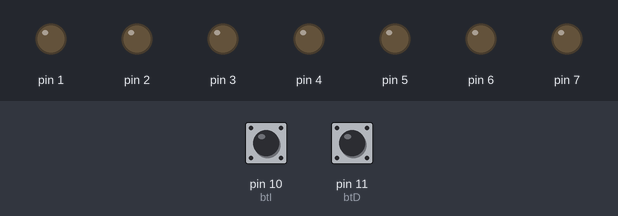
Bench run of a sketch on a simulated Arduino Uno, built with avr-gcc and run on an emulated ATmega328P. Parts: output pins drawn as LEDs (lit = HIGH). Dashed ring = blinking. The inputs (shaded band) are chosen by the test bench; at power-on: pin 10 (btI) HIGH, pin 11 (btD) HIGH.

Above: at 1.2 s.
1.3 s: pin 10 (btI) pulled LOW for 1 s
At 2.7 s:
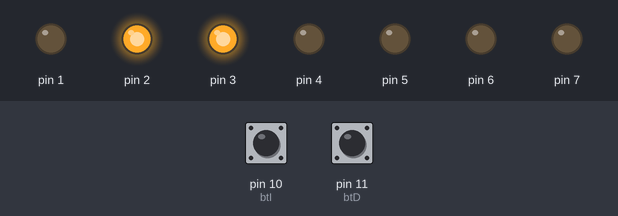
3.8 s: pin 10 (btI) pulled LOW for 0.15 s
At 5.3 s:
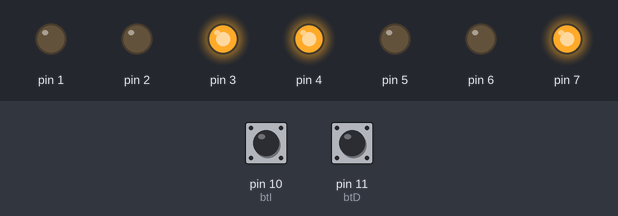
5.6 s: pin 10 (btI) pulled LOW for 0.15 s
At 6.6 s:
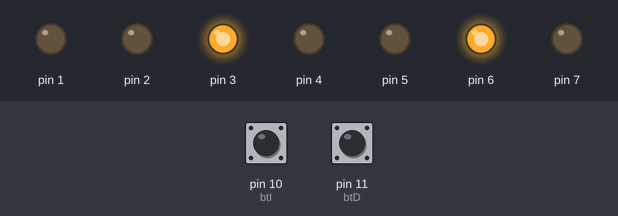
7.4 s: pin 10 (btI) pulled LOW for 3.2 s
At 9.4 s:
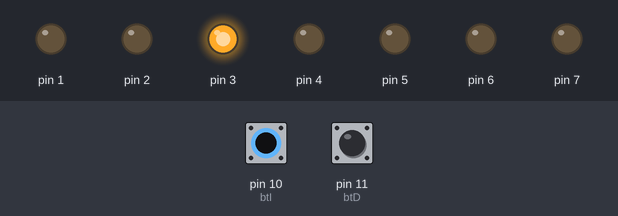
12.1 s: pin 11 (btD) pulled LOW for 3.2 s
At 15.02 s:
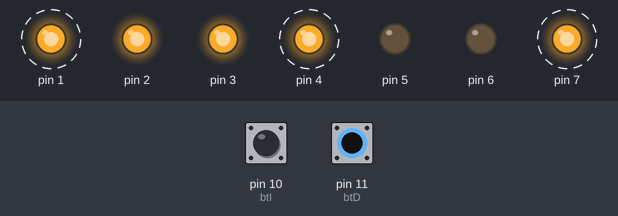
Timing chart, 0 to 16.7 s (numbered marks = the images above; inputs shaded):
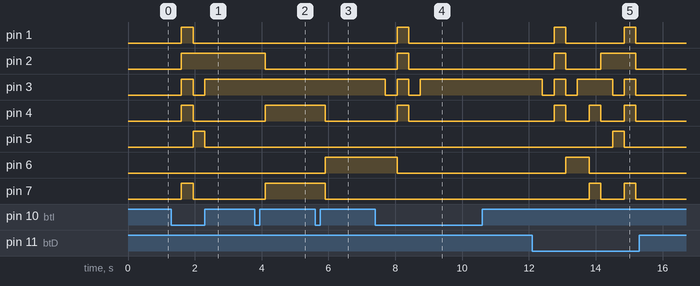

The sketch:

sketch_feb16b.ino
```cpp
// faire un prg qui ns permet d'increment et de decrementer un comptage de 0 a 9 a l'aide de 2 bp

int btI = 10;
int btD = 11;
char count;
byte seq[] = {B00000001,B10011111,B00100101,B00001101,B10011001,B01001001,B01000001,B00011111,B00000000,B00001001};
void setup() {

DDRD = B11111110;
pinMode(btI,INPUT_PULLUP);
pinMode(btD,INPUT_PULLUP);


}

void loop() {

if (digitalRead(btI) == LOW)
{
  delay(300);
  count++;
  if (count > 9 ) {count = 9;}
}

if (digitalRead(btD) == LOW)
{
  delay(300);
  count--;
  if (count < 0 ) {count = 0;}
}

switch(count)
{
  case 0 : PORTD = seq[count];
           delay(50);
           break;

  case 1 : PORTD = seq[count];
           delay(50);
           break;

  case 2 : PORTD = seq[count];
           delay(50);
           break;

  case 3 : PORTD = seq[count];
           delay(50);
           break;

  case 4 : PORTD = seq[count];
           delay(50);
           break;

  case 5 : PORTD = seq[count];
           delay(50);
           break;


  case 6 : PORTD = seq[count];
           delay(50);
           break;


  case 7 : PORTD = seq[count];
           delay(50);
           break;


  case 8 : PORTD = seq[count];
           delay(50);
           break;


  case 9 : PORTD = seq[count];
           delay(50);
           break;
}


/*for (int i=0; i<10 ; i++)
  {
     PORTD = seq[i];
     delay(1000);
  }*/

}
```

Measured:
- after the input at 1.3 s, pin 1, pin 4, pin 7: LOW → HIGH after 0.30 s, → LOW 0.35 s later; pin 2: LOW → HIGH after 0.30 s; pin 3: LOW → HIGH after 0.30 s, → LOW 0.35 s later, → HIGH 0.35 s later; pin 5: LOW → HIGH after 0.65 s, → LOW 0.35 s later
- after the input at 3.8 s, pin 2: HIGH → LOW after 0.30 s; pin 4, pin 7: LOW → HIGH after 0.30 s
- after the input at 5.6 s, pin 4, pin 7: HIGH → LOW after 0.30 s; pin 6: LOW → HIGH after 0.30 s
- after the input at 7.4 s, pin 1, pin 2, pin 4: LOW → HIGH after 0.65 s, → LOW 0.35 s later; pin 3: alternates HIGH for 0.35 s and LOW for 0.35 s, 4 changes in all, then stays HIGH, starting after 0.30 s; pin 6: HIGH → LOW after 0.65 s
- after the input at 12.1 s, pin 1: alternates HIGH for 0.35 s and LOW for 1.8 s, starting after 0.65 s; pin 2: LOW → HIGH after 0.65 s, → LOW 0.35 s later, → HIGH 1.1 s later, → LOW 1.1 s later
